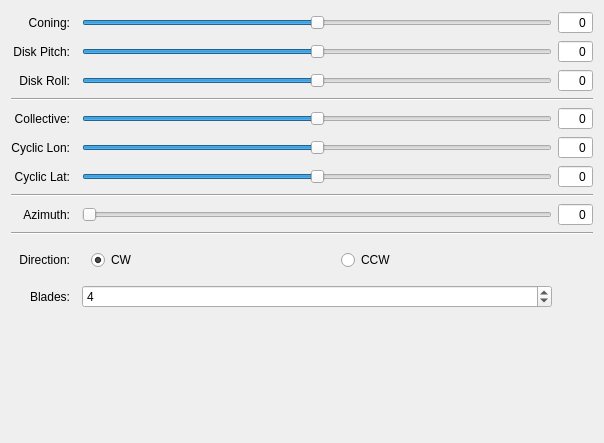
<?xml version="1.0" encoding="UTF-8"?>
<ui version="4.0">
 <class>DialogRotor</class>
 <widget class="QDialog" name="DialogRotor">
  <property name="geometry">
   <rect>
    <x>0</x>
    <y>0</y>
    <width>604</width>
    <height>443</height>
   </rect>
  </property>
  <property name="windowTitle">
   <string>Dialog</string>
  </property>
  <layout class="QGridLayout" name="gridLayout">
   <item row="2" column="3">
    <widget class="QSlider" name="sliderDiskRoll">
     <property name="maximum">
      <number>100</number>
     </property>
     <property name="value">
      <number>50</number>
     </property>
     <property name="orientation">
      <enum>Qt::Horizontal</enum>
     </property>
    </widget>
   </item>
   <item row="4" column="4">
    <widget class="QDoubleSpinBox" name="spinBoxCollective">
     <property name="alignment">
      <set>Qt::AlignRight|Qt::AlignTrailing|Qt::AlignVCenter</set>
     </property>
     <property name="readOnly">
      <bool>true</bool>
     </property>
     <property name="buttonSymbols">
      <enum>QAbstractSpinBox::NoButtons</enum>
     </property>
     <property name="decimals">
      <number>0</number>
     </property>
     <property name="minimum">
      <double>-999.000000000000000</double>
     </property>
     <property name="maximum">
      <double>999.000000000000000</double>
     </property>
    </widget>
   </item>
   <item row="0" column="0" colspan="2">
    <widget class="QLabel" name="label_3">
     <property name="text">
      <string>Coning:</string>
     </property>
     <property name="alignment">
      <set>Qt::AlignRight|Qt::AlignTrailing|Qt::AlignVCenter</set>
     </property>
    </widget>
   </item>
   <item row="6" column="3">
    <widget class="QSlider" name="sliderCyclicLat">
     <property name="maximum">
      <number>100</number>
     </property>
     <property name="value">
      <number>50</number>
     </property>
     <property name="orientation">
      <enum>Qt::Horizontal</enum>
     </property>
    </widget>
   </item>
   <item row="10" column="3" colspan="2">
    <widget class="QWidget" name="widget" native="true">
     <layout class="QGridLayout" name="gridLayout_2">
      <item row="0" column="0">
       <widget class="QRadioButton" name="radioButtonCW">
        <property name="text">
         <string>CW</string>
        </property>
        <property name="checked">
         <bool>true</bool>
        </property>
        <attribute name="buttonGroup">
         <string notr="true">buttonGroupDirection</string>
        </attribute>
       </widget>
      </item>
      <item row="0" column="1">
       <widget class="QRadioButton" name="radioButtonCCW">
        <property name="text">
         <string>CCW</string>
        </property>
        <attribute name="buttonGroup">
         <string notr="true">buttonGroupDirection</string>
        </attribute>
       </widget>
      </item>
     </layout>
    </widget>
   </item>
   <item row="1" column="4">
    <widget class="QDoubleSpinBox" name="spinBoxDiskPitch">
     <property name="alignment">
      <set>Qt::AlignRight|Qt::AlignTrailing|Qt::AlignVCenter</set>
     </property>
     <property name="readOnly">
      <bool>true</bool>
     </property>
     <property name="buttonSymbols">
      <enum>QAbstractSpinBox::NoButtons</enum>
     </property>
     <property name="decimals">
      <number>0</number>
     </property>
     <property name="minimum">
      <double>-999.000000000000000</double>
     </property>
     <property name="maximum">
      <double>999.000000000000000</double>
     </property>
    </widget>
   </item>
   <item row="6" column="0" colspan="2">
    <widget class="QLabel" name="label_6">
     <property name="text">
      <string>Cyclic Lat:</string>
     </property>
     <property name="alignment">
      <set>Qt::AlignRight|Qt::AlignTrailing|Qt::AlignVCenter</set>
     </property>
    </widget>
   </item>
   <item row="8" column="4">
    <widget class="QDoubleSpinBox" name="spinBoxAzimuth">
     <property name="alignment">
      <set>Qt::AlignRight|Qt::AlignTrailing|Qt::AlignVCenter</set>
     </property>
     <property name="readOnly">
      <bool>true</bool>
     </property>
     <property name="buttonSymbols">
      <enum>QAbstractSpinBox::NoButtons</enum>
     </property>
     <property name="decimals">
      <number>0</number>
     </property>
     <property name="minimum">
      <double>-999.000000000000000</double>
     </property>
     <property name="maximum">
      <double>999.000000000000000</double>
     </property>
    </widget>
   </item>
   <item row="8" column="3">
    <widget class="QSlider" name="sliderAzimuth">
     <property name="maximum">
      <number>100</number>
     </property>
     <property name="value">
      <number>0</number>
     </property>
     <property name="orientation">
      <enum>Qt::Horizontal</enum>
     </property>
    </widget>
   </item>
   <item row="5" column="3">
    <widget class="QSlider" name="sliderCyclicLon">
     <property name="maximum">
      <number>100</number>
     </property>
     <property name="value">
      <number>50</number>
     </property>
     <property name="orientation">
      <enum>Qt::Horizontal</enum>
     </property>
    </widget>
   </item>
   <item row="5" column="4">
    <widget class="QDoubleSpinBox" name="spinBoxCyclicLon">
     <property name="alignment">
      <set>Qt::AlignRight|Qt::AlignTrailing|Qt::AlignVCenter</set>
     </property>
     <property name="readOnly">
      <bool>true</bool>
     </property>
     <property name="buttonSymbols">
      <enum>QAbstractSpinBox::NoButtons</enum>
     </property>
     <property name="decimals">
      <number>0</number>
     </property>
     <property name="minimum">
      <double>-999.000000000000000</double>
     </property>
     <property name="maximum">
      <double>999.000000000000000</double>
     </property>
    </widget>
   </item>
   <item row="12" column="0" colspan="5">
    <spacer name="verticalSpacer">
     <property name="orientation">
      <enum>Qt::Vertical</enum>
     </property>
     <property name="sizeHint" stdset="0">
      <size>
       <width>578</width>
       <height>4</height>
      </size>
     </property>
    </spacer>
   </item>
   <item row="5" column="0" colspan="2">
    <widget class="QLabel" name="label_5">
     <property name="text">
      <string>Cyclic Lon:</string>
     </property>
     <property name="alignment">
      <set>Qt::AlignRight|Qt::AlignTrailing|Qt::AlignVCenter</set>
     </property>
    </widget>
   </item>
   <item row="0" column="3">
    <widget class="QSlider" name="sliderConing">
     <property name="maximum">
      <number>100</number>
     </property>
     <property name="value">
      <number>50</number>
     </property>
     <property name="orientation">
      <enum>Qt::Horizontal</enum>
     </property>
    </widget>
   </item>
   <item row="0" column="4">
    <widget class="QDoubleSpinBox" name="spinBoxConing">
     <property name="alignment">
      <set>Qt::AlignRight|Qt::AlignTrailing|Qt::AlignVCenter</set>
     </property>
     <property name="readOnly">
      <bool>true</bool>
     </property>
     <property name="buttonSymbols">
      <enum>QAbstractSpinBox::NoButtons</enum>
     </property>
     <property name="decimals">
      <number>0</number>
     </property>
     <property name="minimum">
      <double>-999.000000000000000</double>
     </property>
     <property name="maximum">
      <double>999.000000000000000</double>
     </property>
    </widget>
   </item>
   <item row="1" column="0" colspan="2">
    <widget class="QLabel" name="label">
     <property name="text">
      <string>Disk Pitch:</string>
     </property>
     <property name="alignment">
      <set>Qt::AlignRight|Qt::AlignTrailing|Qt::AlignVCenter</set>
     </property>
    </widget>
   </item>
   <item row="11" column="0" colspan="2">
    <widget class="QLabel" name="label_9">
     <property name="text">
      <string>Blades:</string>
     </property>
     <property name="alignment">
      <set>Qt::AlignRight|Qt::AlignTrailing|Qt::AlignVCenter</set>
     </property>
    </widget>
   </item>
   <item row="4" column="3">
    <widget class="QSlider" name="sliderCollective">
     <property name="maximum">
      <number>100</number>
     </property>
     <property name="value">
      <number>50</number>
     </property>
     <property name="orientation">
      <enum>Qt::Horizontal</enum>
     </property>
    </widget>
   </item>
   <item row="2" column="4">
    <widget class="QDoubleSpinBox" name="spinBoxDiskRoll">
     <property name="alignment">
      <set>Qt::AlignRight|Qt::AlignTrailing|Qt::AlignVCenter</set>
     </property>
     <property name="readOnly">
      <bool>true</bool>
     </property>
     <property name="buttonSymbols">
      <enum>QAbstractSpinBox::NoButtons</enum>
     </property>
     <property name="decimals">
      <number>0</number>
     </property>
     <property name="minimum">
      <double>-999.000000000000000</double>
     </property>
     <property name="maximum">
      <double>999.000000000000000</double>
     </property>
    </widget>
   </item>
   <item row="6" column="4">
    <widget class="QDoubleSpinBox" name="spinBoxCyclicLat">
     <property name="alignment">
      <set>Qt::AlignRight|Qt::AlignTrailing|Qt::AlignVCenter</set>
     </property>
     <property name="readOnly">
      <bool>true</bool>
     </property>
     <property name="buttonSymbols">
      <enum>QAbstractSpinBox::NoButtons</enum>
     </property>
     <property name="decimals">
      <number>0</number>
     </property>
     <property name="minimum">
      <double>-999.000000000000000</double>
     </property>
     <property name="maximum">
      <double>999.000000000000000</double>
     </property>
    </widget>
   </item>
   <item row="2" column="0" colspan="2">
    <widget class="QLabel" name="label_2">
     <property name="text">
      <string>Disk Roll:</string>
     </property>
     <property name="alignment">
      <set>Qt::AlignRight|Qt::AlignTrailing|Qt::AlignVCenter</set>
     </property>
    </widget>
   </item>
   <item row="7" column="0" colspan="5">
    <widget class="Line" name="line_2">
     <property name="orientation">
      <enum>Qt::Horizontal</enum>
     </property>
    </widget>
   </item>
   <item row="8" column="0" colspan="2">
    <widget class="QLabel" name="label_7">
     <property name="text">
      <string>Azimuth:</string>
     </property>
     <property name="alignment">
      <set>Qt::AlignRight|Qt::AlignTrailing|Qt::AlignVCenter</set>
     </property>
    </widget>
   </item>
   <item row="4" column="0" colspan="2">
    <widget class="QLabel" name="label_4">
     <property name="text">
      <string>Collective:</string>
     </property>
     <property name="alignment">
      <set>Qt::AlignRight|Qt::AlignTrailing|Qt::AlignVCenter</set>
     </property>
    </widget>
   </item>
   <item row="1" column="3">
    <widget class="QSlider" name="sliderDiskPitch">
     <property name="maximum">
      <number>100</number>
     </property>
     <property name="value">
      <number>50</number>
     </property>
     <property name="orientation">
      <enum>Qt::Horizontal</enum>
     </property>
    </widget>
   </item>
   <item row="9" column="0" colspan="5">
    <widget class="Line" name="line_3">
     <property name="orientation">
      <enum>Qt::Horizontal</enum>
     </property>
    </widget>
   </item>
   <item row="3" column="0" colspan="5">
    <widget class="Line" name="line">
     <property name="orientation">
      <enum>Qt::Horizontal</enum>
     </property>
    </widget>
   </item>
   <item row="10" column="0" colspan="2">
    <widget class="QLabel" name="label_8">
     <property name="text">
      <string>Direction:</string>
     </property>
     <property name="alignment">
      <set>Qt::AlignRight|Qt::AlignTrailing|Qt::AlignVCenter</set>
     </property>
    </widget>
   </item>
   <item row="11" column="3">
    <widget class="QSpinBox" name="spinBoxBlades">
     <property name="minimum">
      <number>2</number>
     </property>
     <property name="maximum">
      <number>9</number>
     </property>
     <property name="value">
      <number>4</number>
     </property>
    </widget>
   </item>
  </layout>
 </widget>
 <resources/>
 <connections/>
 <buttongroups>
  <buttongroup name="buttonGroupDirection"/>
 </buttongroups>
</ui>
